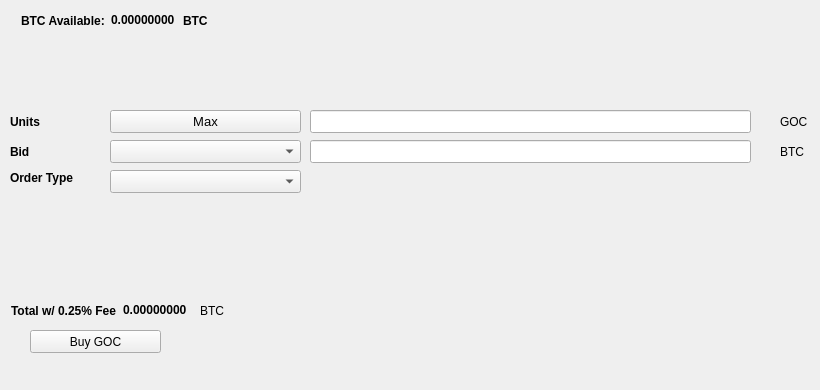
   <widget class="QWidget" name="BuyTab">
    <attribute name="title">
     <string>Buy</string>
    </attribute>
    <widget class="QPushButton" name="BuyGOC">
     <property name="geometry">
      <rect>
       <x>30</x>
       <y>330</y>
       <width>131</width>
       <height>23</height>
      </rect>
     </property>
     <property name="text">
      <string>Buy GOC</string>
     </property>
     <property name="icon">
      <iconset resource="../gocoin.qrc">
       <normaloff>:/icons/bitcoin</normaloff>:/icons/bitcoin</iconset>
     </property>
    </widget>
    <widget class="QLabel" name="label_3">
     <property name="geometry">
      <rect>
       <x>10</x>
       <y>110</y>
       <width>46</width>
       <height>23</height>
      </rect>
     </property>
     <property name="font">
      <font>
       <weight>75</weight>
       <bold>true</bold>
      </font>
     </property>
     <property name="text">
      <string>Units</string>
     </property>
    </widget>
    <widget class="QLineEdit" name="UnitsInput">
     <property name="geometry">
      <rect>
       <x>310</x>
       <y>110</y>
       <width>441</width>
       <height>23</height>
      </rect>
     </property>
     <property name="font">
      <font>
       <pointsize>9</pointsize>
       <weight>75</weight>
       <bold>true</bold>
      </font>
     </property>
    </widget>
    <widget class="QLineEdit" name="BuyBidPriceEdit">
     <property name="geometry">
      <rect>
       <x>310</x>
       <y>140</y>
       <width>441</width>
       <height>23</height>
      </rect>
     </property>
     <property name="font">
      <font>
       <pointsize>9</pointsize>
       <weight>75</weight>
       <bold>true</bold>
      </font>
     </property>
    </widget>
    <widget class="QLabel" name="label_4">
     <property name="geometry">
      <rect>
       <x>780</x>
       <y>110</y>
       <width>31</width>
       <height>23</height>
      </rect>
     </property>
     <property name="text">
      <string>GOC</string>
     </property>
    </widget>
    <widget class="QLabel" name="label_5">
     <property name="geometry">
      <rect>
       <x>780</x>
       <y>140</y>
       <width>31</width>
       <height>23</height>
      </rect>
     </property>
     <property name="text">
      <string>BTC</string>
     </property>
    </widget>
    <widget class="QLabel" name="label_6">
     <property name="geometry">
      <rect>
       <x>10</x>
       <y>140</y>
       <width>46</width>
       <height>23</height>
      </rect>
     </property>
     <property name="font">
      <font>
       <weight>75</weight>
       <bold>true</bold>
      </font>
     </property>
     <property name="text">
      <string>Bid</string>
     </property>
    </widget>
    <widget class="QLabel" name="label_7">
     <property name="geometry">
      <rect>
       <x>10</x>
       <y>170</y>
       <width>91</width>
       <height>16</height>
      </rect>
     </property>
     <property name="font">
      <font>
       <weight>75</weight>
       <bold>true</bold>
      </font>
     </property>
     <property name="text">
      <string>Order Type</string>
     </property>
    </widget>
    <widget class="QPushButton" name="Buy_Max_Amount">
     <property name="geometry">
      <rect>
       <x>110</x>
       <y>110</y>
       <width>191</width>
       <height>23</height>
      </rect>
     </property>
     <property name="font">
      <font>
       <pointsize>10</pointsize>
      </font>
     </property>
     <property name="text">
      <string>Max</string>
     </property>
    </widget>
    <widget class="QComboBox" name="BuyBidcomboBox">
     <property name="geometry">
      <rect>
       <x>110</x>
       <y>140</y>
       <width>191</width>
       <height>23</height>
      </rect>
     </property>
     <property name="font">
      <font>
       <pointsize>10</pointsize>
      </font>
     </property>
    </widget>
    <widget class="QComboBox" name="buyOrdertypeCombo">
     <property name="geometry">
      <rect>
       <x>110</x>
       <y>170</y>
       <width>191</width>
       <height>23</height>
      </rect>
     </property>
     <property name="font">
      <font>
       <pointsize>10</pointsize>
      </font>
     </property>
    </widget>
    <widget class="QWidget" name="layoutWidget1">
     <property name="geometry">
      <rect>
       <x>21</x>
       <y>11</y>
       <width>227</width>
       <height>19</height>
      </rect>
     </property>
     <layout class="QHBoxLayout" name="horizontalLayout_3">
      <item>
       <widget class="QLabel" name="label232">
        <property name="font">
         <font>
          <weight>75</weight>
          <bold>true</bold>
         </font>
        </property>
        <property name="text">
         <string>BTC Available:</string>
        </property>
       </widget>
      </item>
      <item>
       <widget class="QLabel" name="BtcAvailableLbl">
        <property name="palette">
         <palette>
          <active>
           <colorrole role="WindowText">
            <brush brushstyle="SolidPattern">
             <color alpha="255">
              <red>0</red>
              <green>0</green>
              <blue>0</blue>
             </color>
            </brush>
           </colorrole>
           <colorrole role="Button">
            <brush brushstyle="SolidPattern">
             <color alpha="255">
              <red>0</red>
              <green>170</green>
              <blue>0</blue>
             </color>
            </brush>
           </colorrole>
           <colorrole role="Light">
            <brush brushstyle="SolidPattern">
             <color alpha="255">
              <red>0</red>
              <green>255</green>
              <blue>0</blue>
             </color>
            </brush>
           </colorrole>
           <colorrole role="Midlight">
            <brush brushstyle="SolidPattern">
             <color alpha="255">
              <red>0</red>
              <green>212</green>
              <blue>0</blue>
             </color>
            </brush>
           </colorrole>
           <colorrole role="Dark">
            <brush brushstyle="SolidPattern">
             <color alpha="255">
              <red>0</red>
              <green>85</green>
              <blue>0</blue>
             </color>
            </brush>
           </colorrole>
           <colorrole role="Mid">
            <brush brushstyle="SolidPattern">
             <color alpha="255">
              <red>0</red>
              <green>113</green>
              <blue>0</blue>
             </color>
            </brush>
           </colorrole>
           <colorrole role="Text">
            <brush brushstyle="SolidPattern">
             <color alpha="255">
              <red>0</red>
              <green>170</green>
              <blue>0</blue>
             </color>
            </brush>
           </colorrole>
           <colorrole role="BrightText">
            <brush brushstyle="SolidPattern">
             <color alpha="255">
              <red>255</red>
              <green>255</green>
              <blue>255</blue>
             </color>
            </brush>
           </colorrole>
           <colorrole role="ButtonText">
            <brush brushstyle="SolidPattern">
             <color alpha="255">
              <red>0</red>
              <green>0</green>
              <blue>0</blue>
             </color>
            </brush>
           </colorrole>
           <colorrole role="Base">
            <brush brushstyle="SolidPattern">
             <color alpha="255">
              <red>255</red>
              <green>255</green>
              <blue>255</blue>
             </color>
            </brush>
           </colorrole>
           <colorrole role="Window">
            <brush brushstyle="SolidPattern">
             <color alpha="255">
              <red>0</red>
              <green>170</green>
              <blue>0</blue>
             </color>
            </brush>
           </colorrole>
           <colorrole role="Shadow">
            <brush brushstyle="SolidPattern">
             <color alpha="255">
              <red>0</red>
              <green>0</green>
              <blue>0</blue>
             </color>
            </brush>
           </colorrole>
           <colorrole role="AlternateBase">
            <brush brushstyle="SolidPattern">
             <color alpha="255">
              <red>127</red>
              <green>212</green>
              <blue>127</blue>
             </color>
            </brush>
           </colorrole>
           <colorrole role="ToolTipBase">
            <brush brushstyle="SolidPattern">
             <color alpha="255">
              <red>255</red>
              <green>255</green>
              <blue>220</blue>
             </color>
            </brush>
           </colorrole>
           <colorrole role="ToolTipText">
            <brush brushstyle="SolidPattern">
             <color alpha="255">
              <red>0</red>
              <green>0</green>
              <blue>0</blue>
             </color>
            </brush>
           </colorrole>
          </active>
          <inactive>
           <colorrole role="WindowText">
            <brush brushstyle="SolidPattern">
             <color alpha="255">
              <red>0</red>
              <green>0</green>
              <blue>0</blue>
             </color>
            </brush>
           </colorrole>
           <colorrole role="Button">
            <brush brushstyle="SolidPattern">
             <color alpha="255">
              <red>0</red>
              <green>170</green>
              <blue>0</blue>
             </color>
            </brush>
           </colorrole>
           <colorrole role="Light">
            <brush brushstyle="SolidPattern">
             <color alpha="255">
              <red>0</red>
              <green>255</green>
              <blue>0</blue>
             </color>
            </brush>
           </colorrole>
           <colorrole role="Midlight">
            <brush brushstyle="SolidPattern">
             <color alpha="255">
              <red>0</red>
              <green>212</green>
              <blue>0</blue>
             </color>
            </brush>
           </colorrole>
           <colorrole role="Dark">
            <brush brushstyle="SolidPattern">
             <color alpha="255">
              <red>0</red>
              <green>85</green>
              <blue>0</blue>
             </color>
            </brush>
           </colorrole>
           <colorrole role="Mid">
            <brush brushstyle="SolidPattern">
             <color alpha="255">
              <red>0</red>
              <green>113</green>
              <blue>0</blue>
             </color>
            </brush>
           </colorrole>
           <colorrole role="Text">
            <brush brushstyle="SolidPattern">
             <color alpha="255">
              <red>0</red>
              <green>170</green>
              <blue>0</blue>
             </color>
            </brush>
           </colorrole>
           <colorrole role="BrightText">
            <brush brushstyle="SolidPattern">
             <color alpha="255">
              <red>255</red>
              <green>255</green>
              <blue>255</blue>
             </color>
            </brush>
           </colorrole>
           <colorrole role="ButtonText">
            <brush brushstyle="SolidPattern">
             <color alpha="255">
              <red>0</red>
              <green>0</green>
              <blue>0</blue>
             </color>
            </brush>
           </colorrole>
           <colorrole role="Base">
            <brush brushstyle="SolidPattern">
             <color alpha="255">
              <red>255</red>
              <green>255</green>
              <blue>255</blue>
             </color>
            </brush>
           </colorrole>
           <colorrole role="Window">
            <brush brushstyle="SolidPattern">
             <color alpha="255">
              <red>0</red>
              <green>170</green>
              <blue>0</blue>
             </color>
            </brush>
           </colorrole>
           <colorrole role="Shadow">
            <brush brushstyle="SolidPattern">
             <color alpha="255">
              <red>0</red>
              <green>0</green>
              <blue>0</blue>
             </color>
            </brush>
           </colorrole>
           <colorrole role="AlternateBase">
            <brush brushstyle="SolidPattern">
             <color alpha="255">
              <red>127</red>
              <green>212</green>
              <blue>127</blue>
             </color>
            </brush>
           </colorrole>
           <colorrole role="ToolTipBase">
            <brush brushstyle="SolidPattern">
             <color alpha="255">
              <red>255</red>
              <green>255</green>
              <blue>220</blue>
             </color>
            </brush>
           </colorrole>
           <colorrole role="ToolTipText">
            <brush brushstyle="SolidPattern">
             <color alpha="255">
              <red>0</red>
              <green>0</green>
              <blue>0</blue>
             </color>
            </brush>
           </colorrole>
          </inactive>
          <disabled>
           <colorrole role="WindowText">
            <brush brushstyle="SolidPattern">
             <color alpha="255">
              <red>0</red>
              <green>85</green>
              <blue>0</blue>
             </color>
            </brush>
           </colorrole>
           <colorrole role="Button">
            <brush brushstyle="SolidPattern">
             <color alpha="255">
              <red>0</red>
              <green>170</green>
              <blue>0</blue>
             </color>
            </brush>
           </colorrole>
           <colorrole role="Light">
            <brush brushstyle="SolidPattern">
             <color alpha="255">
              <red>0</red>
              <green>255</green>
              <blue>0</blue>
             </color>
            </brush>
           </colorrole>
           <colorrole role="Midlight">
            <brush brushstyle="SolidPattern">
             <color alpha="255">
              <red>0</red>
              <green>212</green>
              <blue>0</blue>
             </color>
            </brush>
           </colorrole>
           <colorrole role="Dark">
            <brush brushstyle="SolidPattern">
             <color alpha="255">
              <red>0</red>
              <green>85</green>
              <blue>0</blue>
             </color>
            </brush>
           </colorrole>
           <colorrole role="Mid">
            <brush brushstyle="SolidPattern">
             <color alpha="255">
              <red>0</red>
              <green>113</green>
              <blue>0</blue>
             </color>
            </brush>
           </colorrole>
           <colorrole role="Text">
            <brush brushstyle="SolidPattern">
             <color alpha="255">
              <red>0</red>
              <green>85</green>
              <blue>0</blue>
             </color>
            </brush>
           </colorrole>
           <colorrole role="BrightText">
            <brush brushstyle="SolidPattern">
             <color alpha="255">
              <red>255</red>
              <green>255</green>
              <blue>255</blue>
             </color>
            </brush>
           </colorrole>
           <colorrole role="ButtonText">
            <brush brushstyle="SolidPattern">
             <color alpha="255">
              <red>0</red>
              <green>85</green>
              <blue>0</blue>
             </color>
            </brush>
           </colorrole>
           <colorrole role="Base">
            <brush brushstyle="SolidPattern">
             <color alpha="255">
              <red>0</red>
              <green>170</green>
              <blue>0</blue>
             </color>
            </brush>
           </colorrole>
           <colorrole role="Window">
            <brush brushstyle="SolidPattern">
             <color alpha="255">
              <red>0</red>
              <green>170</green>
              <blue>0</blue>
             </color>
            </brush>
           </colorrole>
           <colorrole role="Shadow">
            <brush brushstyle="SolidPattern">
             <color alpha="255">
              <red>0</red>
              <green>0</green>
              <blue>0</blue>
             </color>
            </brush>
           </colorrole>
           <colorrole role="AlternateBase">
            <brush brushstyle="SolidPattern">
             <color alpha="255">
              <red>0</red>
              <green>170</green>
              <blue>0</blue>
             </color>
            </brush>
           </colorrole>
           <colorrole role="ToolTipBase">
            <brush brushstyle="SolidPattern">
             <color alpha="255">
              <red>255</red>
              <green>255</green>
              <blue>220</blue>
             </color>
            </brush>
           </colorrole>
           <colorrole role="ToolTipText">
            <brush brushstyle="SolidPattern">
             <color alpha="255">
              <red>0</red>
              <green>0</green>
              <blue>0</blue>
             </color>
            </brush>
           </colorrole>
          </disabled>
         </palette>
        </property>
        <property name="font">
         <font>
          <weight>75</weight>
          <bold>true</bold>
         </font>
        </property>
        <property name="text">
         <string>0.00000000</string>
        </property>
        <property name="textInteractionFlags">
         <set>Qt::LinksAccessibleByMouse|Qt::TextSelectableByKeyboard|Qt::TextSelectableByMouse</set>
        </property>
       </widget>
      </item>
      <item>
       <widget class="QLabel" name="BtcAvailableLbl_2">
        <property name="font">
         <font>
          <weight>75</weight>
          <bold>true</bold>
         </font>
        </property>
        <property name="text">
         <string>BTC</string>
        </property>
       </widget>
      </item>
     </layout>
    </widget>
    <widget class="QWidget" name="layoutWidge2">
     <property name="geometry">
      <rect>
       <x>11</x>
       <y>301</y>
       <width>259</width>
       <height>19</height>
      </rect>
     </property>
     <layout class="QHBoxLayout" name="horizontalLayout_4">
      <item>
       <widget class="QLabel" name="label_9">
        <property name="font">
         <font>
          <weight>75</weight>
          <bold>true</bold>
         </font>
        </property>
        <property name="text">
         <string>Total w/ 0.25% Fee</string>
        </property>
       </widget>
      </item>
      <item>
       <widget class="QLabel" name="BuyCostLabel">
        <property name="palette">
         <palette>
          <active>
           <colorrole role="WindowText">
            <brush brushstyle="SolidPattern">
             <color alpha="255">
              <red>0</red>
              <green>0</green>
              <blue>0</blue>
             </color>
            </brush>
           </colorrole>
           <colorrole role="Button">
            <brush brushstyle="SolidPattern">
             <color alpha="255">
              <red>0</red>
              <green>170</green>
              <blue>0</blue>
             </color>
            </brush>
           </colorrole>
           <colorrole role="Light">
            <brush brushstyle="SolidPattern">
             <color alpha="255">
              <red>0</red>
              <green>255</green>
              <blue>0</blue>
             </color>
            </brush>
           </colorrole>
           <colorrole role="Midlight">
            <brush brushstyle="SolidPattern">
             <color alpha="255">
              <red>0</red>
              <green>212</green>
              <blue>0</blue>
             </color>
            </brush>
           </colorrole>
           <colorrole role="Dark">
            <brush brushstyle="SolidPattern">
             <color alpha="255">
              <red>0</red>
              <green>85</green>
              <blue>0</blue>
             </color>
            </brush>
           </colorrole>
           <colorrole role="Mid">
            <brush brushstyle="SolidPattern">
             <color alpha="255">
              <red>0</red>
              <green>113</green>
              <blue>0</blue>
             </color>
            </brush>
           </colorrole>
           <colorrole role="Text">
            <brush brushstyle="SolidPattern">
             <color alpha="255">
              <red>0</red>
              <green>170</green>
              <blue>0</blue>
             </color>
            </brush>
           </colorrole>
           <colorrole role="BrightText">
            <brush brushstyle="SolidPattern">
             <color alpha="255">
              <red>255</red>
              <green>255</green>
              <blue>255</blue>
             </color>
            </brush>
           </colorrole>
           <colorrole role="ButtonText">
            <brush brushstyle="SolidPattern">
             <color alpha="255">
              <red>0</red>
              <green>0</green>
              <blue>0</blue>
             </color>
            </brush>
           </colorrole>
           <colorrole role="Base">
            <brush brushstyle="SolidPattern">
             <color alpha="255">
              <red>255</red>
              <green>255</green>
              <blue>255</blue>
             </color>
            </brush>
           </colorrole>
           <colorrole role="Window">
            <brush brushstyle="SolidPattern">
             <color alpha="255">
              <red>0</red>
              <green>170</green>
              <blue>0</blue>
             </color>
            </brush>
           </colorrole>
           <colorrole role="Shadow">
            <brush brushstyle="SolidPattern">
             <color alpha="255">
              <red>0</red>
              <green>0</green>
              <blue>0</blue>
             </color>
            </brush>
           </colorrole>
           <colorrole role="AlternateBase">
            <brush brushstyle="SolidPattern">
             <color alpha="255">
              <red>127</red>
              <green>212</green>
              <blue>127</blue>
             </color>
            </brush>
           </colorrole>
           <colorrole role="ToolTipBase">
            <brush brushstyle="SolidPattern">
             <color alpha="255">
              <red>255</red>
              <green>255</green>
              <blue>220</blue>
             </color>
            </brush>
           </colorrole>
           <colorrole role="ToolTipText">
            <brush brushstyle="SolidPattern">
             <color alpha="255">
              <red>0</red>
              <green>0</green>
              <blue>0</blue>
             </color>
            </brush>
           </colorrole>
          </active>
          <inactive>
           <colorrole role="WindowText">
            <brush brushstyle="SolidPattern">
             <color alpha="255">
              <red>0</red>
              <green>0</green>
              <blue>0</blue>
             </color>
            </brush>
           </colorrole>
           <colorrole role="Button">
            <brush brushstyle="SolidPattern">
             <color alpha="255">
              <red>0</red>
              <green>170</green>
              <blue>0</blue>
             </color>
            </brush>
           </colorrole>
           <colorrole role="Light">
            <brush brushstyle="SolidPattern">
             <color alpha="255">
              <red>0</red>
              <green>255</green>
              <blue>0</blue>
             </color>
            </brush>
           </colorrole>
           <colorrole role="Midlight">
            <brush brushstyle="SolidPattern">
             <color alpha="255">
              <red>0</red>
              <green>212</green>
              <blue>0</blue>
             </color>
            </brush>
           </colorrole>
           <colorrole role="Dark">
            <brush brushstyle="SolidPattern">
             <color alpha="255">
              <red>0</red>
              <green>85</green>
              <blue>0</blue>
             </color>
            </brush>
           </colorrole>
           <colorrole role="Mid">
            <brush brushstyle="SolidPattern">
             <color alpha="255">
              <red>0</red>
              <green>113</green>
              <blue>0</blue>
             </color>
            </brush>
           </colorrole>
           <colorrole role="Text">
            <brush brushstyle="SolidPattern">
             <color alpha="255">
              <red>0</red>
              <green>170</green>
              <blue>0</blue>
             </color>
            </brush>
           </colorrole>
           <colorrole role="BrightText">
            <brush brushstyle="SolidPattern">
             <color alpha="255">
              <red>255</red>
              <green>255</green>
              <blue>255</blue>
             </color>
            </brush>
           </colorrole>
           <colorrole role="ButtonText">
            <brush brushstyle="SolidPattern">
             <color alpha="255">
              <red>0</red>
              <green>0</green>
              <blue>0</blue>
             </color>
            </brush>
           </colorrole>
           <colorrole role="Base">
            <brush brushstyle="SolidPattern">
             <color alpha="255">
              <red>255</red>
              <green>255</green>
              <blue>255</blue>
             </color>
            </brush>
           </colorrole>
           <colorrole role="Window">
            <brush brushstyle="SolidPattern">
             <color alpha="255">
              <red>0</red>
              <green>170</green>
              <blue>0</blue>
             </color>
            </brush>
           </colorrole>
           <colorrole role="Shadow">
            <brush brushstyle="SolidPattern">
             <color alpha="255">
              <red>0</red>
              <green>0</green>
              <blue>0</blue>
             </color>
            </brush>
           </colorrole>
           <colorrole role="AlternateBase">
            <brush brushstyle="SolidPattern">
             <color alpha="255">
              <red>127</red>
              <green>212</green>
              <blue>127</blue>
             </color>
            </brush>
           </colorrole>
           <colorrole role="ToolTipBase">
            <brush brushstyle="SolidPattern">
             <color alpha="255">
              <red>255</red>
              <green>255</green>
              <blue>220</blue>
             </color>
            </brush>
           </colorrole>
           <colorrole role="ToolTipText">
            <brush brushstyle="SolidPattern">
             <color alpha="255">
              <red>0</red>
              <green>0</green>
              <blue>0</blue>
             </color>
            </brush>
           </colorrole>
          </inactive>
          <disabled>
           <colorrole role="WindowText">
            <brush brushstyle="SolidPattern">
             <color alpha="255">
              <red>0</red>
              <green>85</green>
              <blue>0</blue>
             </color>
            </brush>
           </colorrole>
           <colorrole role="Button">
            <brush brushstyle="SolidPattern">
             <color alpha="255">
              <red>0</red>
              <green>170</green>
              <blue>0</blue>
             </color>
            </brush>
           </colorrole>
           <colorrole role="Light">
            <brush brushstyle="SolidPattern">
             <color alpha="255">
              <red>0</red>
              <green>255</green>
              <blue>0</blue>
             </color>
            </brush>
           </colorrole>
           <colorrole role="Midlight">
            <brush brushstyle="SolidPattern">
             <color alpha="255">
              <red>0</red>
              <green>212</green>
              <blue>0</blue>
             </color>
            </brush>
           </colorrole>
           <colorrole role="Dark">
            <brush brushstyle="SolidPattern">
             <color alpha="255">
              <red>0</red>
              <green>85</green>
              <blue>0</blue>
             </color>
            </brush>
           </colorrole>
           <colorrole role="Mid">
            <brush brushstyle="SolidPattern">
             <color alpha="255">
              <red>0</red>
              <green>113</green>
              <blue>0</blue>
             </color>
            </brush>
           </colorrole>
           <colorrole role="Text">
            <brush brushstyle="SolidPattern">
             <color alpha="255">
              <red>0</red>
              <green>85</green>
              <blue>0</blue>
             </color>
            </brush>
           </colorrole>
           <colorrole role="BrightText">
            <brush brushstyle="SolidPattern">
             <color alpha="255">
              <red>255</red>
              <green>255</green>
              <blue>255</blue>
             </color>
            </brush>
           </colorrole>
           <colorrole role="ButtonText">
            <brush brushstyle="SolidPattern">
             <color alpha="255">
              <red>0</red>
              <green>85</green>
              <blue>0</blue>
             </color>
            </brush>
           </colorrole>
           <colorrole role="Base">
            <brush brushstyle="SolidPattern">
             <color alpha="255">
              <red>0</red>
              <green>170</green>
              <blue>0</blue>
             </color>
            </brush>
           </colorrole>
           <colorrole role="Window">
            <brush brushstyle="SolidPattern">
             <color alpha="255">
              <red>0</red>
              <green>170</green>
              <blue>0</blue>
             </color>
            </brush>
           </colorrole>
           <colorrole role="Shadow">
            <brush brushstyle="SolidPattern">
             <color alpha="255">
              <red>0</red>
              <green>0</green>
              <blue>0</blue>
             </color>
            </brush>
           </colorrole>
           <colorrole role="AlternateBase">
            <brush brushstyle="SolidPattern">
             <color alpha="255">
              <red>0</red>
              <green>170</green>
              <blue>0</blue>
             </color>
            </brush>
           </colorrole>
           <colorrole role="ToolTipBase">
            <brush brushstyle="SolidPattern">
             <color alpha="255">
              <red>255</red>
              <green>255</green>
              <blue>220</blue>
             </color>
            </brush>
           </colorrole>
           <colorrole role="ToolTipText">
            <brush brushstyle="SolidPattern">
             <color alpha="255">
              <red>0</red>
              <green>0</green>
              <blue>0</blue>
             </color>
            </brush>
           </colorrole>
          </disabled>
         </palette>
        </property>
        <property name="font">
         <font>
          <weight>75</weight>
          <bold>true</bold>
         </font>
        </property>
        <property name="autoFillBackground">
         <bool>false</bool>
        </property>
        <property name="text">
         <string>0.00000000</string>
        </property>
        <property name="textInteractionFlags">
         <set>Qt::LinksAccessibleByMouse|Qt::TextSelectableByMouse</set>
        </property>
       </widget>
      </item>
      <item>
       <widget class="QLabel" name="label_10">
        <property name="font">
         <font>
          <weight>50</weight>
          <bold>false</bold>
         </font>
        </property>
        <property name="text">
         <string>BTC</string>
        </property>
       </widget>
      </item>
     </layout>
    </widget>
    <widget class="QLabel" name="label_24">
     <property name="geometry">
      <rect>
       <x>460</x>
       <y>300</y>
       <width>281</width>
       <height>81</height>
      </rect>
     </property>
     <property name="text">
      <string/>
     </property>
     <property name="pixmap">
      <pixmap>:/images/bittrex</pixmap>
     </property>
    </widget>
   </widget>
